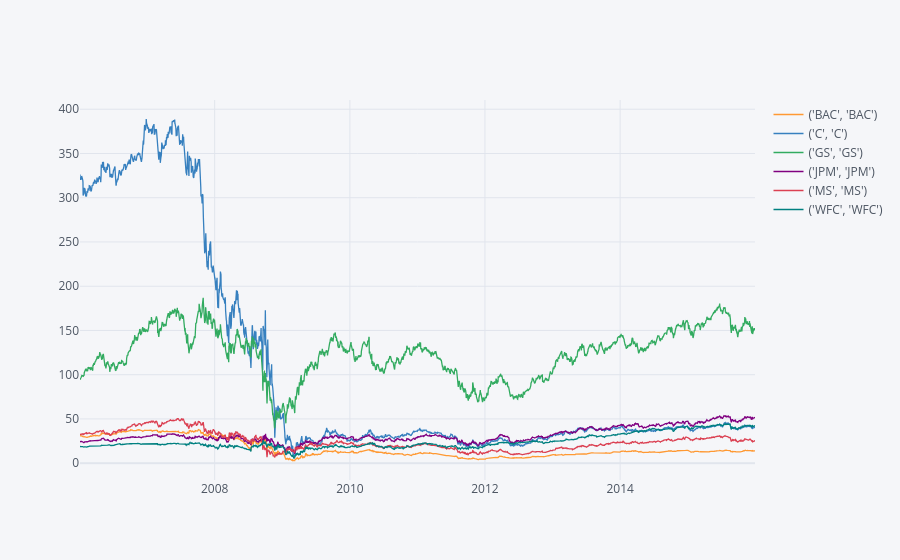

Write notebook code for a chart like this one.
### Code cell
bank_stocks.xs(key='Close',axis=1,level='Stock Info').iplot()

### Figure 1 — Plotly figure (JSON) as saved in the notebook; plotly's stock layout.template omitted (floating-point values rounded to 4 significant figures; data arrays with more than 128 entries replaced by an {"elided": "..."} marker saying what was removed)
{"data": [{"line": {"color": "rgba(255, 153, 51, 1.0)", "dash": "solid", "shape": "linear", "width": 1.3}, "mode": "lines", "name": "('BAC', 'BAC')", "text": "", "x": {"elided": "2517 str values"}, "y": {"elided": "2517 float values"}, "type": "scatter"}, {"line": {"color": "rgba(55, 128, 191, 1.0)", "dash": "solid", "shape": "linear", "width": 1.3}, "mode": "lines", "name": "('C', 'C')", "text": "", "x": {"elided": "2517 str values"}, "y": {"elided": "2517 float values"}, "type": "scatter"}, {"line": {"color": "rgba(50, 171, 96, 1.0)", "dash": "solid", "shape": "linear", "width": 1.3}, "mode": "lines", "name": "('GS', 'GS')", "text": "", "x": {"elided": "2517 str values"}, "y": {"elided": "2517 float values"}, "type": "scatter"}, {"line": {"color": "rgba(128, 0, 128, 1.0)", "dash": "solid", "shape": "linear", "width": 1.3}, "mode": "lines", "name": "('JPM', 'JPM')", "text": "", "x": {"elided": "2517 str values"}, "y": {"elided": "2517 float values"}, "type": "scatter"}, {"line": {"color": "rgba(219, 64, 82, 1.0)", "dash": "solid", "shape": "linear", "width": 1.3}, "mode": "lines", "name": "('MS', 'MS')", "text": "", "x": {"elided": "2517 str values"}, "y": {"elided": "2517 float values"}, "type": "scatter"}, {"line": {"color": "rgba(0, 128, 128, 1.0)", "dash": "solid", "shape": "linear", "width": 1.3}, "mode": "lines", "name": "('WFC', 'WFC')", "text": "", "x": {"elided": "2517 str values"}, "y": {"elided": "2517 float values"}, "type": "scatter"}], "layout": {"legend": {"bgcolor": "#F5F6F9", "font": {"color": "#4D5663"}}, "paper_bgcolor": "#F5F6F9", "plot_bgcolor": "#F5F6F9", "title": {"font": {"color": "#4D5663"}}, "xaxis": {"gridcolor": "#E1E5ED", "showgrid": true, "tickfont": {"color": "#4D5663"}, "title": {"font": {"color": "#4D5663"}, "text": ""}, "zerolinecolor": "#E1E5ED"}, "yaxis": {"gridcolor": "#E1E5ED", "showgrid": true, "tickfont": {"color": "#4D5663"}, "title": {"font": {"color": "#4D5663"}, "text": ""}, "zerolinecolor": "#E1E5ED"}}}
